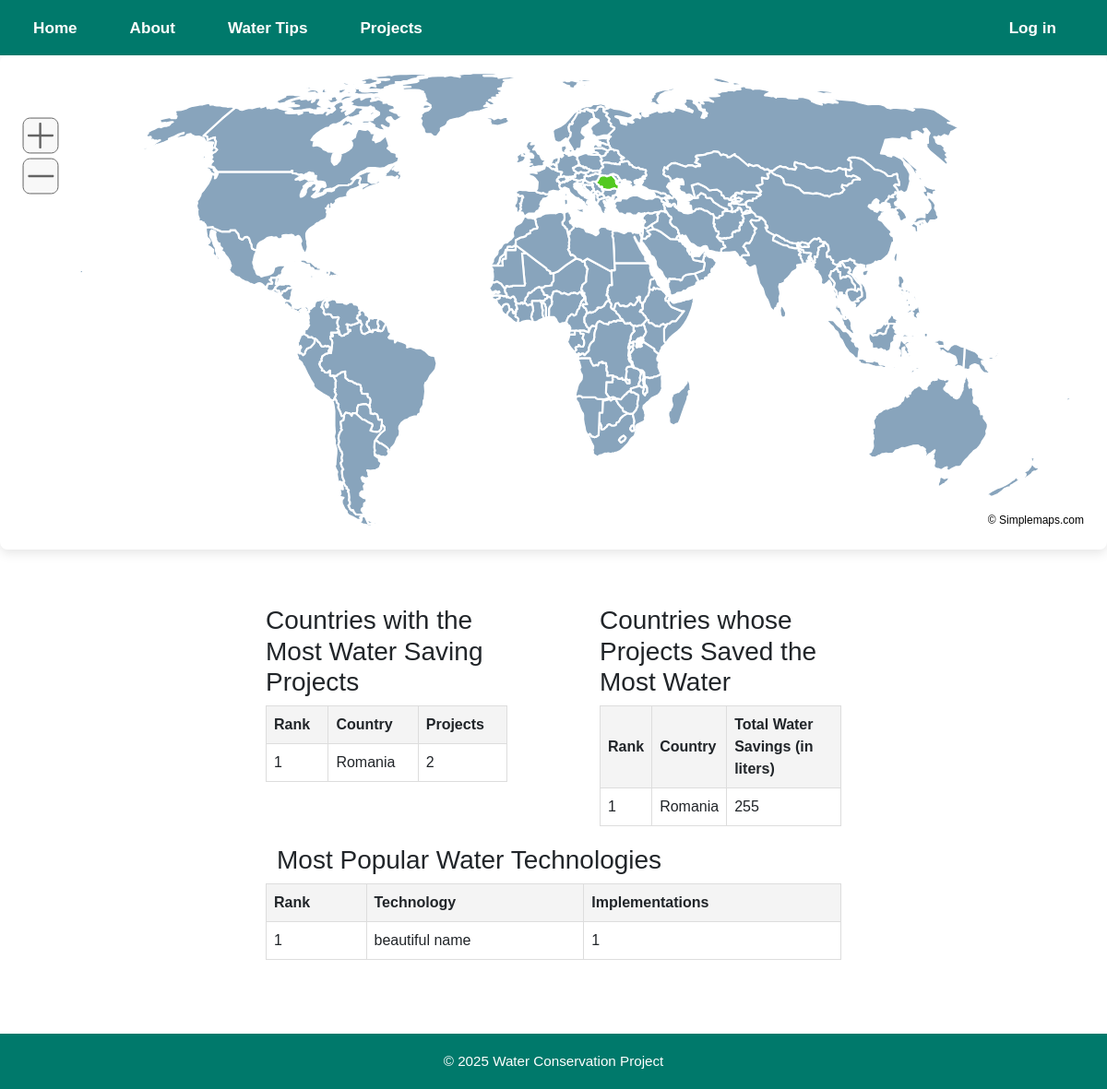
The page / on the database its author committed.
### database/models.py (models this page shows, shortened)
class Country(models.Model):
    name = models.CharField(max_length=100)

class Technology(models.Model):
    user = user = models.ForeignKey(User, on_delete=models.CASCADE)
    name = models.CharField(max_length=100)
    description = models.TextField()
    category = models.ForeignKey(Category, on_delete=models.CASCADE)
    manufacturer = models.ForeignKey(Manufacturer, on_delete=models.CASCADE)

### water_conservation/views.py (the view)
# urls.py: path('', views.homepage_view, name='homepage'),  # Homepage
def homepage_view(request):
    countries_with_projects = (
        Project.objects.values("company_name__country__name")
        .annotate(project_count=Count("id"))
        .order_by("-project_count")
    )
    for rank, country in enumerate(countries_with_projects, start=1):
        country["rank"] = rank
    countries_with_most_water_saving = (
        Project.objects.values("company_name__country__name")
        .annotate(total_savings=Sum("water_savings"))
        .order_by("-total_savings")
    )
    for rank, country in enumerate(countries_with_most_water_saving, start=1):
        country["rank"] = rank
    most_popular_technologies = (
        TechnologyImplemented.objects.values("technology__name")
        .annotate(implementation_count=Count("id"))
        .order_by("-implementation_count")
    )
    for rank, tech in enumerate(most_popular_technologies, start=1):
        tech["rank"] = rank
    context = {
        "countries_with_projects": countries_with_projects,
        "countries_with_most_water_saving": countries_with_most_water_saving,
        "most_popular_technologies": most_popular_technologies,
    }
    print(context)
    return render(request, 'homepage.html', context)

### templates/homepage.html (shortened to what this page needs)
<!DOCTYPE html>
<html lang="en">
<head>
    {% load static %}
    <link rel="stylesheet" href="{% static 'css/bootstrap.css' %}">
    <link rel="stylesheet" href="{% static 'css/homepage_style.css' %}">
</head>
<body>
    <nav class="navbar">
        <ul>
            <li><a href="/">Home</a></li>
            <li><a href="/about/">About</a></li>
            <li><a href="/watertips/">Water Tips</a></li>
            <li><a href="/projects/">Projects</a></li>
            {% if user.is_authenticated %}
                <li class="login"><a href="/logout/">Log out</a></li>
                <li class="login"><a href="/profile/">{{ user.username }}</a></li>
            {% else %}
                <li class="login"><a href="/login/">Log in</a></li>
            {% endif %}
        </ul>
    </nav>
    <div class="map-container">
        <div id="mapdiv">
            <div id="map"></div>
        </div>
    </div>
    <div class="info-section">
        <div class="row">
            <div class="col" id="col1">
                <h3>Countries with the Most Water Saving Projects</h3>
                <table>
                    <thead>
                        <tr>
                            <th>Rank</th>
                            <th>Country</th>
                            <th>Projects</th>
                        </tr>
                    </thead>
                    <tbody>
                        {% for country in countries_with_projects|slice:":5" %}
                        <tr>
                            <td>{{ forloop.counter }}</td>
                            <td>{{ country.company_name__country__name }}</td>
                            <td>{{ country.project_count }}</td>
                        </tr>
                        {% endfor %}
                    </tbody>
                </table>
            </div>
            <div class="col" id="col2">
                <h3>Countries whose Projects Saved the Most Water</h3>
                <table>
                    <thead>
                        <tr>
                            <th>Rank</th>
                            <th>Country</th>
                            <th>Total Water Savings (in liters)</th>
                        </tr>
                    </thead>
                    <tbody>
                        {% for country in countries_with_most_water_saving|slice:":5"%}
                            <tr>
                                <td>{{ forloop.counter }}</td>
                                <td>{{ country.company_name__country__name }}</td>
                                <td>{{ country.total_savings }}</td>
                            </tr>
                        {% endfor %}
                    </tbody>
                </table>
            </div>
        </div>
        <div class="row">
            <h3>Most Popular Water Technologies</h3>
            <table>
                <thead>
                    <tr>
                        <th>Rank</th>
                        <th>Technology</th>
                        <th>Implementations</th>
                    </tr>
                </thead>
                <tbody>
                    {% for technology in most_popular_technologies|slice:":5" %}
                    <tr>
                        <td>{{ forloop.counter }}</td>
                        <td>{{ technology.technology__name }}</td>
                        <td>{{ technology.implementation_count }}</td>
                    </tr>
                    {% endfor %}
                </tbody>
            </table>
        </div>
    </div>
    <footer>
        <p>© 2025 Water Conservation Project</p>
    </footer>
</body>
</html>

### static/css/homepage_style.css (style rules this page uses)
* { margin: 0; padding: 0; box-sizing: border-box; }
html, body { width: 100%; height: 100%; overflow-x: hidden; }
body { font-family: 'Arial', sans-serif; }
.navbar { background-color: #00796b; padding: 18px; display: flex; justify-content: space-between; align-items: center; zoom: 95%; }
.navbar ul { list-style: none; width: 100%; padding: 0; margin: 0; list-style-type: none; overflow: hidden; }
.navbar li { margin-right: 20px; float: left; }
.navbar a { text-decoration: none; color: white; font-weight: bold; font-size: 18px; padding: 10px 20px; border-radius: 5px; }
.navbar li.login { float: right; }
#mapdiv { zoom: 100%; height: 50%; padding: 20px; background-color: #ffffff; border-radius: 8px; box-shadow: 0 4px 12px rgba(0, 0, 0, 0.1); overflow: hidden; pointer-events: all; }
footer { background-color: #00796b; color: white; text-align: center; padding: 20px 0; zoom: 95%; }
footer p { margin: 0; }
.info-section { position: relative; padding-top: 5%; padding-bottom: 5%; padding-left: 25%; padding-right: 25%; }
.col { padding: 0px; }
#col1 { padding: 0px; margin-right: 50px; }
#col2 { margin-left: 50px; }
table { width: 100%; border-collapse: collapse; margin-bottom: 20px; }
th, td { border: 1px solid #ddd; text-align: left; padding: 8px; }
th { background-color: #f4f4f4; }

### rows shown on the page
Country: company_name__country__name "Romania", project_count "2", total_savings "255"
Technology: technology__name "beautiful name", implementation_count "1"
